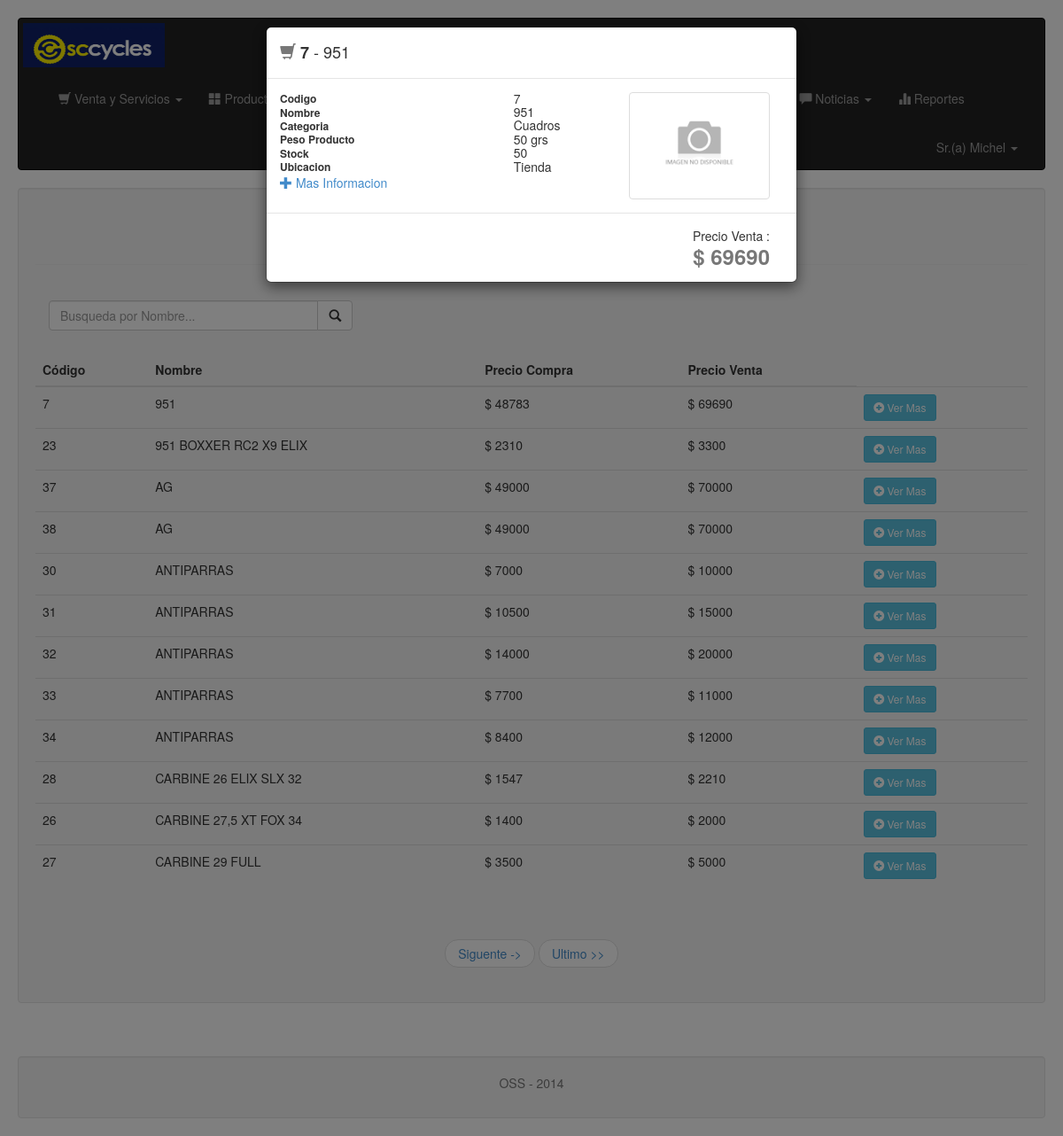
/admin/vista/vista_ver_producto.php?codigo=7 (signed in), run on the app's committed database.
### tables this page shows
CREATE TABLE Productos
(
  pro_cod Varchar(14) NOT NULL,
  pro_nombre Varchar(200) NOT NULL,
  pro_precio_venta Int NOT NULL,
  pro_precio_compra Int NOT NULL,
  pro_imagen Varchar(200),
  pro_peso Int NOT NULL,
  pro_talla Varchar(10),
  pro_color Varchar(10),
  pro_descripcion Varchar(500),
  pro_estado Int NOT NULL,
  cat_id Int,
  marca_id Int,
 PRIMARY KEY (pro_cod)
);

CREATE TABLE Categorias
(
  cat_id Int NOT NULL AUTO_INCREMENT,
  cat_nombre Varchar(50) NOT NULL,
  cat_descripcion Varchar(100),
 PRIMARY KEY (cat_id)
);

### admin/modelo/modelo_productos.php (called while the page is built, shortened)
<?php
function conectar()
{
    $link=mysql_connect('localhost','root','') or die("Error en la Conexion.");
    return $link;
}
function buscaProductoDetalle($codigo){
    $link = conectar();
    $a=array();
    $x=0;
    $sql2 = "SELECT pr.pro_cod, pr.pro_nombre, pr.pro_precio_venta, pr.pro_precio_compra, pr.pro_imagen, pr.pro_peso, cat.cat_nombre
        FROM productos pr,categorias cat
        WHERE pr.pro_cod = $codigo
        AND pr.cat_id = cat.cat_id";
    $res2= mysql_query($sql2, $link) or die("Error en: $sql2: " . mysql_error());
    while($f=mysql_fetch_assoc($res2))
    {
        $a[$x]=$f;
        $x++;
    }
    return $a;
}
function muestraProductos($start,$reg)
{
    $link=conectar();
    $a=array();
    $x=0;
    $sql=("SELECT * FROM productos WHERE pro_estado = 1 ORDER BY pro_nombre ASC
			LIMIT " . $start . "," . $reg);
    $res=mysql_query($sql, $link) or die("Error en: $sql: " . mysql_error());
    while($f=mysql_fetch_assoc($res))
    {
        $a[$x]=$f;
        $x++;
    }
    return $a;
}
function cuentaProductos()
{
    $link = conectar();
    $sql ="SELECT * FROM productos WHERE pro_estado = 1";
    $res = mysql_query($sql, $link) or die("Error en: $sql: " . mysql_error());
    $x= mysql_num_rows($res);
    return $x;
}
?>

### admin/vista/vista_ver_producto.php (the view, shortened to what this page needs)
<?php
include('../modelo/modelo_productos.php');
$cont = cuentaProductos();
if (isset($_GET['page'])) {
    $page = preg_replace("#[^0-9]#", "", $_GET['page']);
    $start = (($page - 1) * $reg);
} else {
    $page = 1;
    $start = (($page - 1) * 0);
}
$reg = 12;
$last = ceil($cont / $reg);
$res = muestraProductos($start, $reg);
if ($last != 1) {
    if ($page != $last) {
        $next = $page + 1;
        $paginador2 = '<a href="vista_ver_producto.php?page=' . $next . '">Siguente -></a>';
        $paginadorL = '<a href="vista_ver_producto.php?page=' . $last . '">Ultimo >></a>';
    }
}
?>
<!DOCTYPE html>
<html lang="en">
<head>
    <link rel="stylesheet" type="text/css" href="../css/bootstrap.css"/>
    <link rel="stylesheet" type="text/css" href="../css/font-awesome.css"/>
</head>
<body>
<?php include($_SESSION['header']); ?>
<div class="well" style="height:auto;">
    <h3 class="text-center">Lista de Productos</h3>
    <br>
    <form id="iform" name="iform">
        <div class="col-xs-6 col-md-4">
            <div class="input-group">
                <input type="text" id="txt_consulta" name="txt_consulta" class="form-control"
                       placeholder="Busqueda por Nombre..." required/>
                <div class="input-group-btn">
                    <button type="submit" class="btn btn-default" id="btn_consulta">
                        <span class="glyphicon glyphicon-search"></span>
                    </button>
                </div>
            </div>
        </div>
    </form>
    <br>
    <br>
    <br>
    <table class="table">
        <thead>
        <tr>
            <th>
                Código
            </th>
            <th>
                Nombre
            </th>
            <th>
                Precio Compra
            </th>
            <th>
                Precio Venta
            </th>
        </tr>
        </thead>
        <tbody>
        <?php
        if (isset($_GET['txt_consulta']))
        {
            $res2 = muestraProductosNom($_GET['txt_consulta']);
            foreach ($res2 as $f) {
                echo(
                    "<tr>
            <td>" . $f['pro_cod'] . "</td>
            <td>" . $f['pro_nombre'] . "</td>
            <td>$" . $f['pro_precio_compra'] . "</td>
            <td>$" . $f['pro_precio_venta'] . "</td>
            </tr>"
                );
            }
        }
        else
        {
        ?>
        <?php if ($res == true) { ?>
        <?php
        foreach ($res as $f) {
            ?>
            <tr>
                <th style="font-weight:100"><?php echo $f['pro_cod']; ?></th>
                <th style="font-weight:100"><?php echo $f['pro_nombre']; ?></th>
                <th style="font-weight:100">$ <?php echo $f['pro_precio_compra']; ?></th>
                <th style="font-weight:100">$ <?php echo $f['pro_precio_venta']; ?></th>
                <th style="font-weight:100"><a href="vista_ver_producto.php?codigo=<?php echo $f["pro_cod"]; ?>"
                                               class="btn btn-sm btn-info"><span
                            class='glyphicon glyphicon-plus-sign'></span> Ver Mas </a></th>
            </tr>
        <?php
        }
        ?>
        </tbody>
        <?php }
        else {
            echo("<tr><td><h4>&nbsp;&nbsp;&nbsp;No hay Productos</h4></td></tr>");
        }
        } ?>
    </table>
    <?php include('/includes/paginador.php'); ?>
    <?php include('/includes/footer.php'); ?>
    <?php include('/modal/modal_detalle_producto.php'); ?>
</body>
</html>

### admin/vista/includes/header_superadmin.php (shortened to what this page needs)
<nav class="navbar navbar-inverse" role="navigation">
    <div class="container-fluid">
        <div class="navbar-header">
            <a class="navbar-brand" href="vista_inicio_admin.php">
                <img alt="Brand" src="../img/logo.png" style="width:160px;height:50px;">
            </a>
        </div>
        <div class="collapse navbar-collapse" id="bs-example-navbar-collapse-1">
            <ul class="nav navbar-nav">
                <li class="dropdown">
                    <a href="#" class="dropdown-toggle" data-toggle="dropdown" role="button" aria-expanded="false"> <span class="glyphicon glyphicon-shopping-cart"></span> Venta y Servicios <span class="caret"></span></a>
                </li>
                <li class="dropdown">
                    <a href="#" class="dropdown-toggle" data-toggle="dropdown" role="button" aria-expanded="false"> <span class="glyphicon glyphicon-th-large"></span> Productos <span class="caret"></span></a>
                </li>
                <li class="dropdown">
                    <a href="#" class="dropdown-toggle" data-toggle="dropdown" role="button" aria-expanded="false"> <span class="glyphicon glyphicon-inbox"></span> Stock <span class="caret"></span></a>
                </li>
                <li class="dropdown">
                    <a href="#" class="dropdown-toggle" data-toggle="dropdown" role="button" aria-expanded="false"> <span class="glyphicon glyphicon-list"></span> Categorias <span class="caret"></span></a>
                </li>
                <li> <a href="vista_pedidos.php"><span class="glyphicon glyphicon-list-alt"></span> Pedidos </a></li>
                <li class="dropdown">
                    <a href="#" class="dropdown-toggle" data-toggle="dropdown" role="button" aria-expanded="false"> <span class="glyphicon glyphicon-usd"></span> Gastos <span class="caret"></span></a>
                </li>
                <li class="dropdown">
                    <a href="#" class="dropdown-toggle" data-toggle="dropdown" role="button" aria-expanded="false"> <span class="glyphicon glyphicon-cog"></span> Sistema <span class="caret"></span></a>
                </li>
                <li class="dropdown">
                    <a href="#" class="dropdown-toggle" data-toggle="dropdown" role="button" aria-expanded="false"> <span class="glyphicon glyphicon-comment"></span> Noticias <span class="caret"></span></a>
                </li>
                <li>
                 <a href="reportes.php"><span class="glyphicon glyphicon-stats"></span> Reportes</a>
                </li>
            </ul>
            <ul class="nav navbar-nav navbar-right">
                <li class="dropdown">
                    <a class="dropdown-toggle" data-toggle="dropdown" role="button" aria-expanded="false">Sr.(a) <?php echo $_SESSION['usu_nombre']; ?> <span class="caret"></span></a>
                </li>
            </ul>
        </div>
    </div>
</nav>

### admin/vista/includes/paginador.php (shortened to what this page needs)
<br>
<ul class="pager">
<li>
    <?php print((isset($paginador2))?$paginador2:''); ?>
</li>
<li>
    <?php print((isset($paginadorL))?$paginadorL:''); ?>
</li>
</ul>
</div>
<br>
<br>

### admin/vista/includes/footer.php
<section>
         <footer>
       <div class="well">
         <p class="text-muted" align="center">OSS - 2014</p>
   </div>
     </footer>
      </section>

### admin/vista/modal/modal_detalle_producto.php (shortened to what this page needs)
<?php
if (isset($_GET['codigo'])) {
    $res3 = buscaProductoDetalle($_GET['codigo']);
    foreach ($res3 as $b) {
        ?>
        <div class="modal fade" id="myModal" tabindex="-1" role="dialog" aria-labelledby="myModalLabel" aria-hidden="true">
            <div class="modal-dialog">
                <div class="modal-content">
                    <div class="modal-header">
                        <h4 class="modal-title" id="myModalLabel"><i class="text-muted glyphicon glyphicon-shopping-cart"></i> <strong><?php print($b["pro_cod"])?></strong><?php print(' - ' . $b["pro_nombre"]) ?></h4>
                    </div>
                    <div class="modal-body">
                        <table class="pull-left col-md-8 ">
                            <tbody>
                            <tr>
                                <td class="h6"><strong>Codigo</strong></td>
                                <td class="h5"><?php print($b["pro_cod"])?></td>
                            </tr>
                            <tr>
                                <td class="h6"><strong>Nombre</strong></td>
                                <td class="h5"><?php print($b["pro_nombre"]) ?> </td>
                            </tr>
                            <tr>
                                <td class="h6"><strong>Categoria</strong></td>
                                <td class="h5"><?php print($b["cat_nombre"]) ?> </td>
                            </tr>
                            <tr>
                                <td class="h6"><strong>Peso Producto</strong></td>
                                <td class="h5"><?php print($b["pro_peso"].' ')?>grs</td>
                            </tr>
                            <tr>
                                <td class="h6"><strong>Stock</strong></td>
                                <td class="h5">50</td>
                            </tr>
                            <tr>
                                <td class="h6"><strong>Ubicacion</strong></td>
                                <td class="h5">Tienda</td>
                            </tr>
                            <tr>
                                <td class="btn-mais-info text-primary">
                                    <i class="open_info glyphicon glyphicon-plus"></i> Mas Informacion
                                </td>
                                <td class="h5"></td>
                            </tr>
                            </tbody>
                        </table>
                        <div class="col-md-4">
                            <?php if (($b["pro_imagen"]==NULL) || ($b["pro_imagen"]=='')) {
                                echo('<img src="../img/no_imagen.png" alt="imagen" class="img-thumbnail">');
                            } else {
                                echo('<img src="../../' . $b["pro_imagen"] . '" alt="imagen" class="img-thumbnail">');
                            }
                            ?>
                        </div>
                        <div class="clearfix"></div>
                    </div>
                    <div class="modal-footer">
                        <div class="text-right pull-right col-md-3">
                            Precio Venta : <br/>
                            <span class="h3 text-muted"><strong><?php print('$ '. $b["pro_precio_venta"]) ?></strong></span>
                        </div>
                    </div>
                </div>
            </div>
        </div>
    <?php
    }
} ?>

### admin/vista/vista_ver_producto.php (style rules this page uses)
tbody > tr { cursor: pointer; }

### data on the page
productos: pro_cod "7", pro_nombre "951", pro_precio_compra "48783", pro_precio_venta "69690", cat.cat_nombre "Cuadros", pro_peso "50"
productos: pro_cod "23", pro_nombre "951 BOXXER RC2 X9 ELIX", pro_precio_compra "2310", pro_precio_venta "3300"
productos: pro_cod "37", pro_nombre "AG", pro_precio_compra "49000", pro_precio_venta "70000"
productos: pro_cod "38", pro_nombre "AG", pro_precio_compra "49000", pro_precio_venta "70000"
productos: pro_cod "30", pro_nombre "ANTIPARRAS", pro_precio_compra "7000", pro_precio_venta "10000"
productos: pro_cod "31", pro_nombre "ANTIPARRAS", pro_precio_compra "10500", pro_precio_venta "15000"
productos: pro_cod "32", pro_nombre "ANTIPARRAS", pro_precio_compra "14000", pro_precio_venta "20000"
productos: pro_cod "33", pro_nombre "ANTIPARRAS", pro_precio_compra "7700", pro_precio_venta "11000"
productos: pro_cod "34", pro_nombre "ANTIPARRAS", pro_precio_compra "8400", pro_precio_venta "12000"
productos: pro_cod "28", pro_nombre "CARBINE 26 ELIX SLX 32", pro_precio_compra "1547", pro_precio_venta "2210"
productos: pro_cod "26", pro_nombre "CARBINE 27,5 XT FOX 34", pro_precio_compra "1400", pro_precio_venta "2000"
productos: pro_cod "27", pro_nombre "CARBINE 29 FULL", pro_precio_compra "3500", pro_precio_venta "5000"

### other printed values
$_SESSION['usu_nombre'] "Michel"
